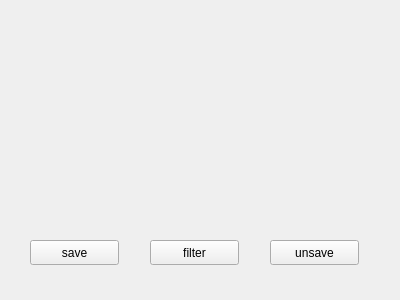
<?xml version="1.0" encoding="UTF-8"?>
<ui version="4.0">
 <class>Form</class>
 <widget class="QWidget" name="Form">
  <property name="geometry">
   <rect>
    <x>0</x>
    <y>0</y>
    <width>400</width>
    <height>300</height>
   </rect>
  </property>
  <property name="windowTitle">
   <string>Form</string>
  </property>
  <widget class="QPushButton" name="save">
   <property name="geometry">
    <rect>
     <x>30</x>
     <y>240</y>
     <width>89</width>
     <height>25</height>
    </rect>
   </property>
   <property name="text">
    <string>save</string>
   </property>
  </widget>
  <widget class="QLabel" name="Photo">
   <property name="geometry">
    <rect>
     <x>100</x>
     <y>20</y>
     <width>211</width>
     <height>161</height>
    </rect>
   </property>
   <property name="text">
    <string/>
   </property>
   <property name="pixmap">
    <pixmap>../../Pictures/download.png</pixmap>
   </property>
  </widget>
  <widget class="QPushButton" name="unsave">
   <property name="geometry">
    <rect>
     <x>270</x>
     <y>240</y>
     <width>89</width>
     <height>25</height>
    </rect>
   </property>
   <property name="text">
    <string>unsave</string>
   </property>
  </widget>
  <widget class="QPushButton" name="filter">
   <property name="geometry">
    <rect>
     <x>150</x>
     <y>240</y>
     <width>89</width>
     <height>25</height>
    </rect>
   </property>
   <property name="text">
    <string>filter</string>
   </property>
  </widget>
 </widget>
 <resources/>
 <connections/>
</ui>
